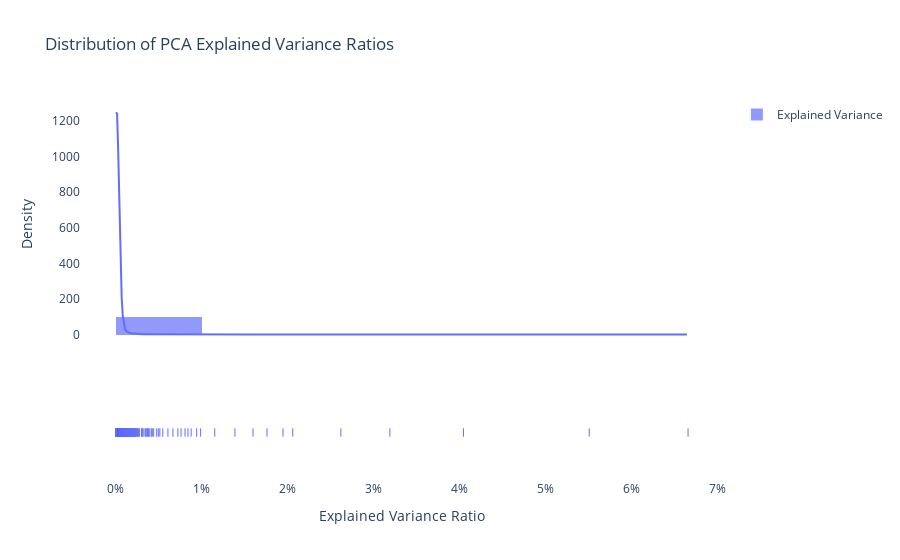

This figure's notebook cell:
### Code cell
import plotly.figure_factory as ff

fig = ff.create_distplot(
    [explained_variance_ratio],
    ['Explained Variance'],
    colors=['#636EFA'],
    bin_size=0.01,
    show_rug=True,
    curve_type='kde'
)

fig.update_layout(
    title='Distribution of PCA Explained Variance Ratios',
    xaxis_title='Explained Variance Ratio',
    yaxis_title='Density',
    xaxis=dict(tickformat=".0%"),
    plot_bgcolor='white'
)

fig.show()

### Figure 1 — Plotly figure (JSON) as saved in the notebook; plotly's stock layout.template omitted (floating-point values rounded to 4 significant figures; data arrays with more than 128 entries replaced by an {"elided": "..."} marker saying what was removed)
{"data": [{"autobinx": false, "histnorm": "probability density", "legendgroup": "Explained Variance", "marker": {"color": "#636EFA"}, "name": "Explained Variance", "opacity": 0.7, "type": "histogram", "x": {"elided": "5268 float values"}, "xaxis": "x", "xbins": {"end": 0.06653, "size": 0.01, "start": 8.208e-34}, "yaxis": "y"}, {"legendgroup": "Explained Variance", "marker": {"color": "#636EFA"}, "mode": "lines", "name": "Explained Variance", "showlegend": false, "type": "scatter", "x": {"elided": "500 float values"}, "xaxis": "x", "y": {"elided": "500 float values"}, "yaxis": "y"}, {"legendgroup": "Explained Variance", "marker": {"color": "#636EFA", "symbol": "line-ns-open"}, "mode": "markers", "name": "Explained Variance", "showlegend": false, "type": "scatter", "x": {"elided": "5268 float values"}, "xaxis": "x", "y": {"elided": "5268 str values"}, "yaxis": "y2"}], "layout": {"barmode": "overlay", "hovermode": "closest", "legend": {"traceorder": "reversed"}, "plot_bgcolor": "white", "title": {"text": "Distribution of PCA Explained Variance Ratios"}, "xaxis": {"anchor": "y2", "domain": [0, 1], "tickformat": ".0%", "title": {"text": "Explained Variance Ratio"}, "zeroline": false}, "yaxis": {"anchor": "free", "domain": [0.35, 1], "position": 0, "title": {"text": "Density"}}, "yaxis2": {"anchor": "x", "domain": [0, 0.25], "dtick": 1, "showticklabels": false}}}
